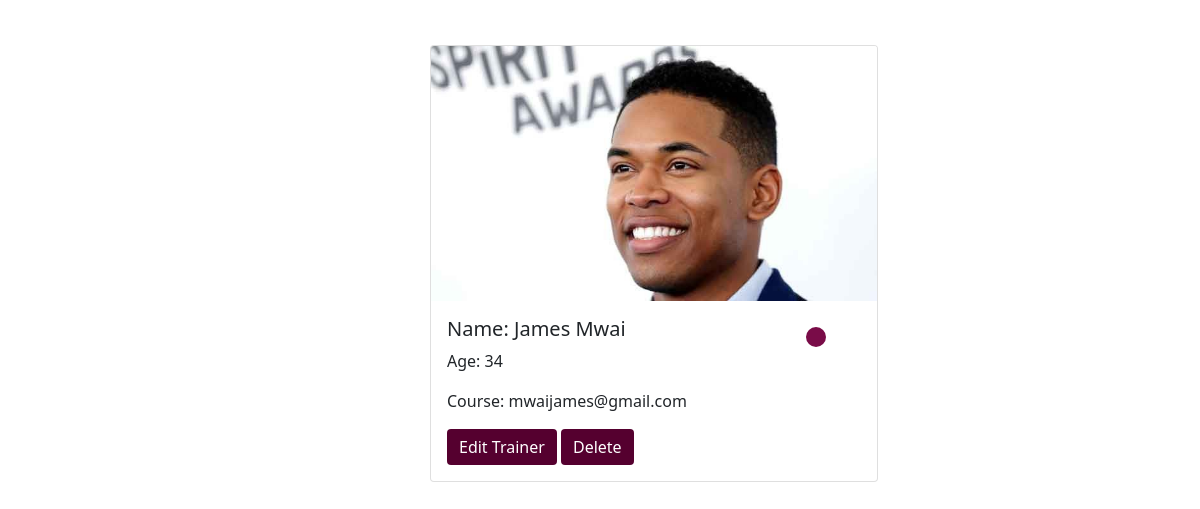
The app's page /trainer/profile/1/ with its own data.
### trainer/models.py (models this page shows)
class Trainer(models.Model):
    profile_pic = models.ImageField(upload_to = 'images/')
    first_name=models.CharField(max_length=12)
    last_name=models.CharField(max_length=12)
    gender_choice=(
        ('1','Female'),
        ('2','Male'),
        ('3','Prefer not to say')
    )
    gender=models.CharField(max_length=8,choices=gender_choice)
    age=models.PositiveSmallIntegerField(null=True, blank=True)
    date_of_birth=models.DateField(null=True)
    phone_number=models.CharField(max_length=10)
    nationality_choice=(
        ('1','Rwandan'),
        ('2','Kenyan'),
        ('3','Ugandan'),
        ('4','SouthSudanes'),
        ('5','Sudanes')
    )
    nationality=models.CharField(max_length=15,choices=nationality_choice)
    national_Id=models.CharField(max_length=20)
    email_address=models.EmailField(null=True)
    joining_date=models.DateField(null=True)
    resume=models.FileField(upload_to="documents/",null=True)
    contract=models.FileField(upload_to="documents/",null=True, blank=True)
    course_name=models.CharField(max_length=25)
    salary=models.PositiveBigIntegerField(null=True, blank=True)
    job_title=models.CharField(max_length=25)
    company=models.CharField(max_length=30)

### trainer/views.py (the view)
# urls.py: path("profile/<int:id>/", trainer_profile, name="trainer_profile"),
def trainer_profile(request, id):
    trainer = Trainer.objects.get(id=id)
    return render(request, "trainer_profile.htm", {"trainer":trainer})

### trainer/templates/trainer_profile.htm (shortened to what this page needs)
<!DOCTYPE html>
<html lang="en">
<head>
  <link href="https://cdn.jsdelivr.net/npm/bootstrap@5.0.0/dist/css/bootstrap.min.css"
        rel="stylesheet"
>
</head>
<body>
<div style="display: flex; flex-direction: row; flex-wrap: wrap">
  <div class="card" style="width: 28rem; margin: 10px; margin-left: 130px; margin-top: 45px;">
    <img src="{{trainer.profile_pic.url}}" class="card-img-top" >
    <div class="card-body">
      <div style="display: flex; flex-direction: row">
        <h5 class="card-title">Name: {{trainer.first_name}} {{trainer.last_name}}</h5>
        <div style="
          background: rgb(121, 12, 72);
          width: 20px;
          height: 20px;
          margin-left: 180px;
          border-radius: 50%;
          margin-top: 10px;
        "></div>
      </div>
      <p class="card-text">Age: {{trainer.age}}</p>
      <p class="card-text">Course: {{trainer.email_address}}</p>
      <a href="/command/1/color" class="btn btn-primary" style="background-color: rgb(85, 0, 47); border: 1px rgb(85, 0, 47)">Edit Trainer</a>
      <a href="/command/1/delete" class="btn btn-primary" style="background-color: rgb(85, 0, 47); border: 1px rgb(85, 0, 47)">Delete</a>
    </div>
  </div>
</div>
</body>
</html>

### trainer/templates/trainer_profile.htm (style rules this page uses)
body { background-image: url("https://uploads-ssl.webflow.com/5e72ed345a0058a3332497f7/5eb9c614ce4ca10ba96f88b2_BUilt%20In%20Africa%20Articel.jpg"); margin-left: 300px; height:50%; width:80%; position: fixed; z-index:1; top: 0; overflow-x:hidden; background-size: 100%; }

### records on screen
Trainer: profile_pic (picture), first_name "James", last_name "Mwai", age "34", email_address "mwaijames@gmail.com"
